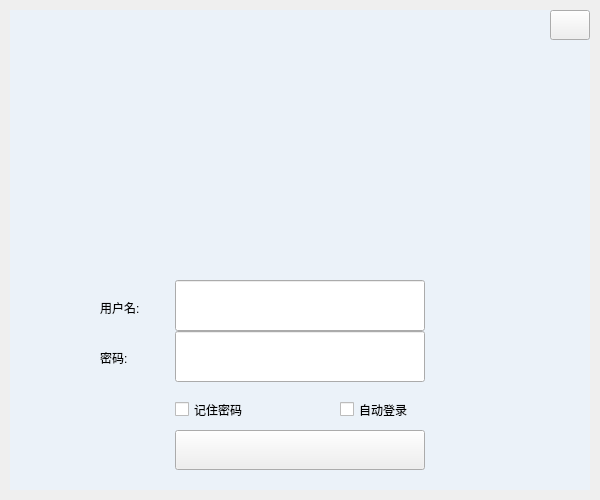
<?xml version="1.0" encoding="UTF-8"?>
<ui version="4.0">
 <class>loginWindow</class>
 <widget class="QWidget" name="loginWindow">
  <property name="geometry">
   <rect>
    <x>0</x>
    <y>0</y>
    <width>600</width>
    <height>500</height>
   </rect>
  </property>
  <property name="windowTitle">
   <string>Widget</string>
  </property>
  <widget class="QLabel" name="backGround">
   <property name="geometry">
    <rect>
     <x>10</x>
     <y>10</y>
     <width>580</width>
     <height>480</height>
    </rect>
   </property>
   <property name="styleSheet">
    <string notr="true">background-color: rgb(235, 242, 249);</string>
   </property>
   <property name="text">
    <string/>
   </property>
  </widget>
  <widget class="QLabel" name="gifGround">
   <property name="geometry">
    <rect>
     <x>10</x>
     <y>10</y>
     <width>580</width>
     <height>240</height>
    </rect>
   </property>
   <property name="text">
    <string/>
   </property>
  </widget>
  <widget class="QPushButton" name="closeBut">
   <property name="geometry">
    <rect>
     <x>550</x>
     <y>10</y>
     <width>40</width>
     <height>30</height>
    </rect>
   </property>
   <property name="styleSheet">
    <string notr="true">QPushButton{border-image:url(:/login/button/resources/close.jpg);}
QPushButton:hover{border-image: url(:/login/button/resources/close_hover.jpg);}
QPushButton:pressed{border-image: url(:/login/button/resources/close_press.jpg);} </string>
   </property>
   <property name="text">
    <string/>
   </property>
  </widget>
  <widget class="QLineEdit" name="idLine">
   <property name="geometry">
    <rect>
     <x>175</x>
     <y>280</y>
     <width>250</width>
     <height>51</height>
    </rect>
   </property>
  </widget>
  <widget class="QLineEdit" name="passwordLine">
   <property name="geometry">
    <rect>
     <x>175</x>
     <y>331</y>
     <width>250</width>
     <height>51</height>
    </rect>
   </property>
  </widget>
  <widget class="QPushButton" name="signBut">
   <property name="geometry">
    <rect>
     <x>175</x>
     <y>430</y>
     <width>250</width>
     <height>40</height>
    </rect>
   </property>
   <property name="styleSheet">
    <string notr="true">QPushButton{border-image:url(:/login/button/resources/sign.jpg)}
QPushButton:hover{border-image: url(:/login/button/resources/sign_hover.jpg);}
QPushButton:pressed{border-image: url(:/login/button/resources/sign_press.jpg);} </string>
   </property>
   <property name="text">
    <string/>
   </property>
  </widget>
  <widget class="QCheckBox" name="remeberCheckBox">
   <property name="geometry">
    <rect>
     <x>175</x>
     <y>400</y>
     <width>91</width>
     <height>19</height>
    </rect>
   </property>
   <property name="text">
    <string>记住密码</string>
   </property>
  </widget>
  <widget class="QCheckBox" name="autoCheckBox">
   <property name="geometry">
    <rect>
     <x>340</x>
     <y>400</y>
     <width>91</width>
     <height>19</height>
    </rect>
   </property>
   <property name="text">
    <string>自动登录</string>
   </property>
  </widget>
  <widget class="QLabel" name="logoImg">
   <property name="geometry">
    <rect>
     <x>30</x>
     <y>80</y>
     <width>249</width>
     <height>131</height>
    </rect>
   </property>
   <property name="styleSheet">
    <string notr="true">background-image: url(:/login/jpg/resources/logo.png);</string>
   </property>
   <property name="text">
    <string/>
   </property>
  </widget>
  <widget class="QLabel" name="useridLabel">
   <property name="geometry">
    <rect>
     <x>100</x>
     <y>300</y>
     <width>72</width>
     <height>15</height>
    </rect>
   </property>
   <property name="text">
    <string>用户名:</string>
   </property>
  </widget>
  <widget class="QLabel" name="passwordLabel">
   <property name="geometry">
    <rect>
     <x>100</x>
     <y>350</y>
     <width>72</width>
     <height>15</height>
    </rect>
   </property>
   <property name="text">
    <string>密码:</string>
   </property>
  </widget>
 </widget>
 <layoutdefault spacing="6" margin="11"/>
 <resources/>
 <connections/>
</ui>
